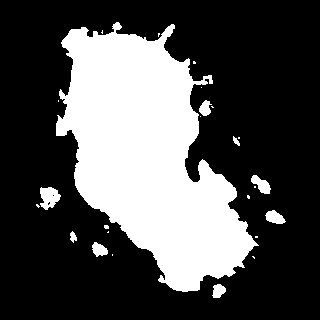
#> input picture newContrasts/ashenreaches.png, 320 x 320 px; its folder holds only this picture in this run
$ python normalizeContratsts.py
#> lines starting #> are read from the running program, lines starting #| are printed output that depends on the picture; after the words box and inside, x2 and y2 are one past the last pixel; in counts of white or black regions, pixels touching at a corner belong together
#> further down, image is the input picture: PIL image 320x320 RGBA; mean R, G, B, A 78.4, 78.4, 78.4, 255
### normalizing.py
import os
from PIL import Image
import imagehash
import numbers

def getBoundedImage(image):
    x1, x2, y1, y2 = 255, 0, 255, 0
    for i in range(image.size[0]): # for every pixel:
        for j in range(image.size[1]):
            pixel = image.getpixel((i, j))
            if(pixel == (255, 255, 255) or pixel == (255, 255, 255, 255)):
                x1 = min(i, x1)
                x2 = max(i, x2)
                y1 = min(j, y1)
                y2 = max(j, y2)
    newImage = Image.new('RGB', (x2 - x1 + 1, y2 - y1 + 1))
#> newImage: PIL image 250x276 RGB; every value is 0
    for i in range(x1, x2 + 1):
        for j in range(y1, y2 + 1):
            pixel = image.getpixel((i, j))
            if(pixel == (255, 255, 255) or pixel == (255, 255, 255, 255)):
                newImage.putpixel( (i - x1, j - y1), (255, 255, 255 ,255) )
            else:
                newImage.putpixel( (i - x1, j - y1), (0, 0, 0, 255) )
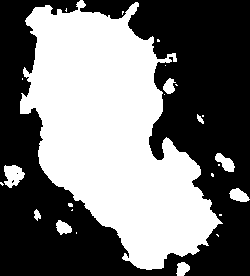
#> newImage: PIL image 250x276 RGB; 45.6% white; 25 white regions (16 under 20 px), largest, box (x1, y1, x2, y2) and area: (20, 0, 223, 270) 30129, (4, 165, 25, 188) 328, (215, 153, 235, 172) 207
    return newImage

#Turns into image with the longest edge of length 256
def proportionalResize(image):
    width = image.size[0]
#> width = 250
    height = image.size[1]
#> height = 276
    ratio = width / height
#> ratio = 0.906
    newSize = (0, 0)
    if(ratio > 1):
        newSize = (256, int(256 / ratio))
    else:
        newSize = (int(256 * ratio), 256)
#> newSize = (231, 256)
    return image.resize(newSize)
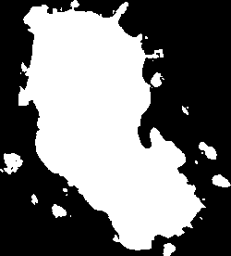
#> returned value: PIL image 231x256 RGB; min 0, max 255, mean 116.3

def placeOntoCentered(image):
    newImage = Image.new('RGBA', (256, 256))
#> newImage: PIL image 256x256 RGBA; every value is 0
    for i in range(newImage.size[0]): # for every pixel:
        for j in range(newImage.size[1]):
            newImage.putpixel((i, j), (0, 0, 0, 255))
    width = image.size[0]
#> width = 231
    height = image.size[1]
#> height = 256
    for i in range(image.size[0]): # for every pixel:
        for j in range(image.size[1]):
            x = 128 - (width // 2) + i
            y = 128 - (height // 2) + j
            if(x >= 256 or y >= 256):
                continue
            pixel = image.getpixel((i, j))
            newImage.putpixel((x, y), pixel)
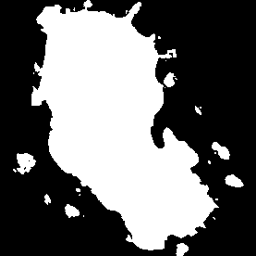
#> newImage: PIL image 256x256 RGBA; mean R, G, B, A 104.9, 104.9, 104.9, 255
    return newImage

# [5 lines left out: function normalizeTo256, not called in this run]

### normalizeContratsts.py
import os
from PIL import Image
import imagehash
import numbers
from normalizing import *

inPath = './newContrasts/'
outPath = './normalizedImages/'

for root, dirs, files in os.walk(inPath):
    for file in files:
        image = Image.open(inPath + file)
        image = getBoundedImage(image)
        image = proportionalResize(image)
        image = placeOntoCentered(image)
        image.save(f'{outPath}{file}')

$ run again, on newContrasts/booty_isle.png
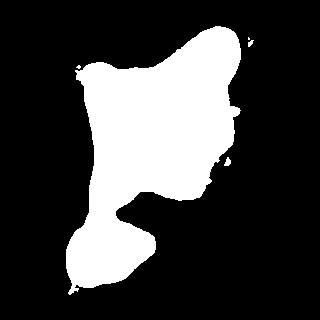
#> input picture newContrasts/booty_isle.png, 320 x 320 px
#> image is the input picture: PIL image 320x320 RGBA; mean R, G, B, A 64, 64, 64, 255
#> after the loop in getBoundedImage, `for i in range(x1, x2 + 1):`:
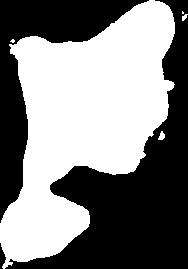
#> newImage: PIL image 188x269 RGB; 50.8% white; 3 black regions, box (x1, y1, x2, y2) and area: (5, 0, 188, 269) 16411, (0, 0, 149, 223) 8371, (0, 243, 6, 269) 89
#> after the loop in placeOntoCentered, `for i in range(image.size[0]):`:
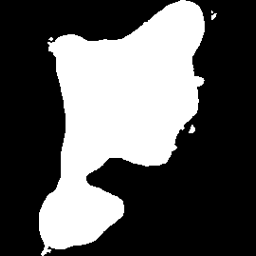
#> newImage: PIL image 256x256 RGBA; mean R, G, B, A 90.1, 90.1, 90.1, 255

$ run again, on newContrasts/boulder_cay.png
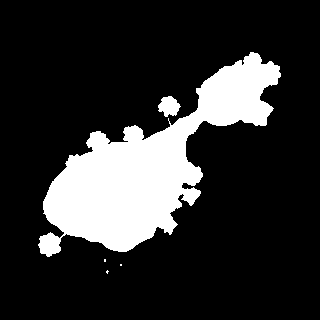
#> input picture newContrasts/boulder_cay.png, 320 x 320 px
#> image is the input picture: PIL image 320x320 RGBA; mean R, G, B, A 47.1, 47.1, 47.1, 255
#> after the loop in getBoundedImage, `for i in range(x1, x2 + 1):`:
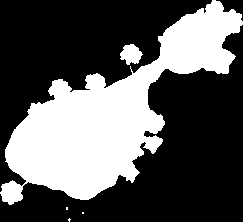
#> newImage: PIL image 243x222 RGB; 35% white; 5 white regions (3 under 20 px), largest, box (x1, y1, x2, y2) and area: (0, 0, 243, 205) 18564, (120, 44, 143, 65) 322
#> after the loop in placeOntoCentered, `for i in range(image.size[0]):`:
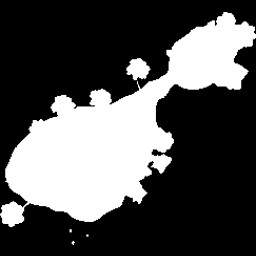
#> newImage: PIL image 256x256 RGBA; mean R, G, B, A 81.3, 81.3, 81.3, 255

$ run again, on newContrasts/briansbazaar.png
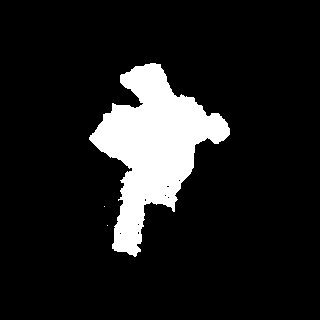
#> input picture newContrasts/briansbazaar.png, 320 x 320 px
#> image is the input picture: PIL image 320x320 RGBA; mean R, G, B, A 29.6, 29.6, 29.6, 255
#> after the loop in getBoundedImage, `for i in range(x1, x2 + 1):`:
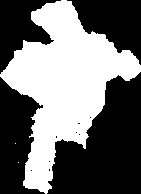
#> newImage: PIL image 141x194 RGB; 43.5% white; 3 white regions (2 under 20 px), largest, box (x1, y1, x2, y2) and area: (0, 0, 141, 194) 11903
#> after the loop in placeOntoCentered, `for i in range(image.size[0]):`:
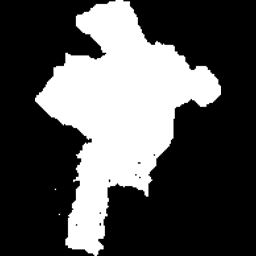
#> newImage: PIL image 256x256 RGBA; mean R, G, B, A 80.6, 80.6, 80.6, 255

$ run again, on newContrasts/black_sand_atoll.png
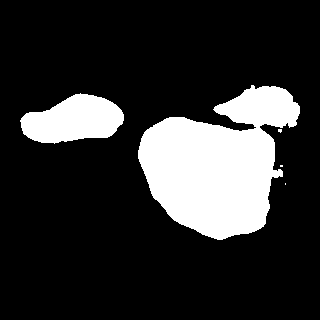
#> input picture newContrasts/black_sand_atoll.png, 320 x 320 px
#> image is the input picture: PIL image 320x320 RGBA; mean R, G, B, A 47.5, 47.5, 47.5, 255
#> after the loop in getBoundedImage, `for i in range(x1, x2 + 1):`:
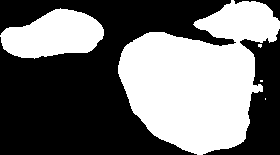
#> newImage: PIL image 280x155 RGB; 44% white; 5 white regions (3 under 20 px), largest, box (x1, y1, x2, y2) and area: (118, 0, 280, 155) 15446, (0, 8, 104, 59) 3608
#> after the loop in placeOntoCentered, `for i in range(image.size[0]):`:
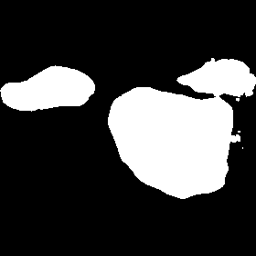
#> newImage: PIL image 256x256 RGBA; mean R, G, B, A 61.7, 61.7, 61.7, 255
